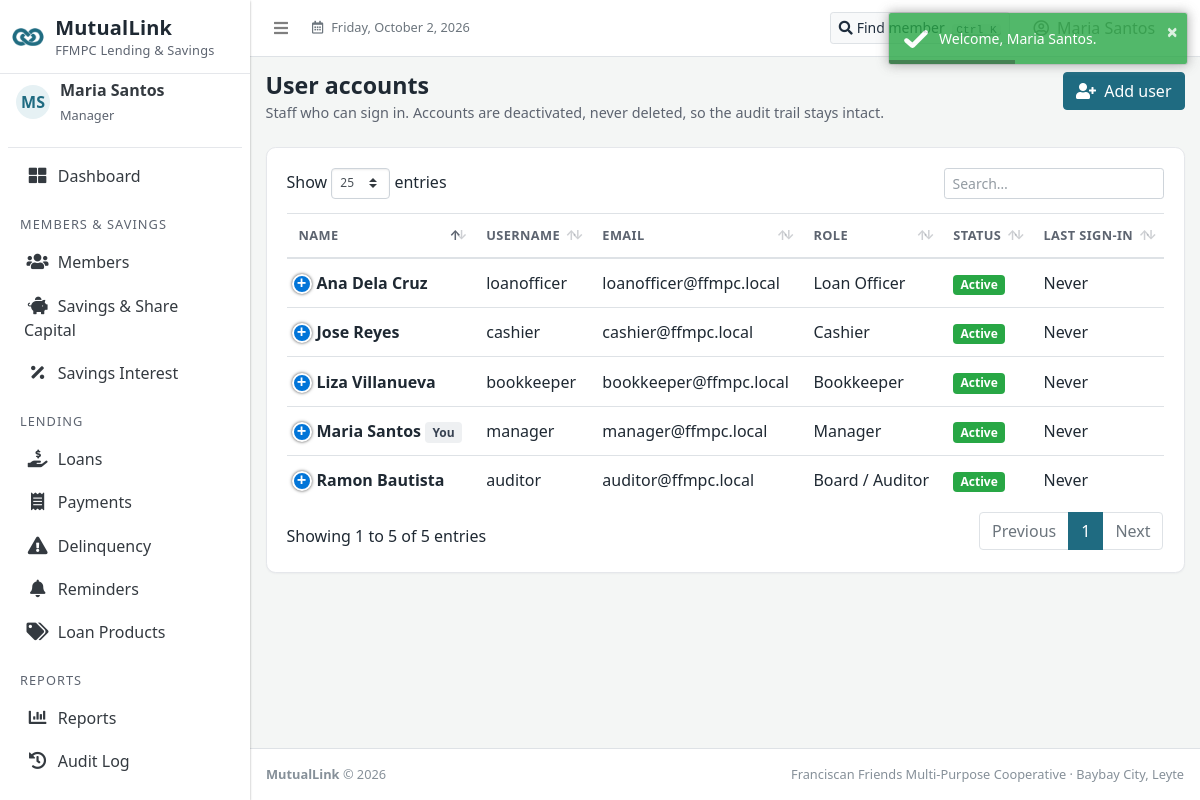
Page /dashboard.php?page=users (signed in) on the committed database.
### tables this page shows
CREATE TABLE users (
  user_id        INT UNSIGNED NOT NULL AUTO_INCREMENT,
  username       VARCHAR(50)  NOT NULL,
  email          VARCHAR(150) NOT NULL,
  password_hash  VARCHAR(255) NOT NULL,
  full_name      VARCHAR(150) NOT NULL,
  role           ENUM('manager','cashier','loan_officer','bookkeeper','auditor') NOT NULL,
  status         ENUM('active','inactive') NOT NULL DEFAULT 'active',
  last_login     DATETIME NULL,
  created_by     INT UNSIGNED NULL,
  created_at     DATETIME NOT NULL DEFAULT CURRENT_TIMESTAMP,
  updated_by     INT UNSIGNED NULL,
  updated_at     DATETIME NULL ON UPDATE CURRENT_TIMESTAMP,
  PRIMARY KEY (user_id),
  UNIQUE KEY uq_users_username (username),
  UNIQUE KEY uq_users_email (email),
  KEY idx_users_created_by (created_by),
  KEY idx_users_updated_by (updated_by),
  CONSTRAINT fk_users_created_by FOREIGN KEY (created_by) REFERENCES users (user_id),
  CONSTRAINT fk_users_updated_by FOREIGN KEY (updated_by) REFERENCES users (user_id)
);

### config/rbac.php (called while the page is built, shortened)
<?php
function can(string $module, string $action = 'view'): bool
{
    $role = $_SESSION['role'] ?? null;
    return $role !== null && in_array($role, RBAC[$module][$action] ?? [], true);
}
function current_user_id(): int
{
    return (int) ($_SESSION['user_id'] ?? 0);
}

### config/db.php (called while the page is built, shortened)
<?php
function db(): PDO
{
    static $pdo = null;
    if ($pdo instanceof PDO) {
        return $pdo;
    }
    $dsn = 'mysql:host=' . DB_HOST . ';port=' . DB_PORT . ';dbname=' . DB_NAME . ';charset=utf8mb4';
    $options = [
        PDO::ATTR_ERRMODE            => PDO::ERRMODE_EXCEPTION,
        PDO::ATTR_DEFAULT_FETCH_MODE => PDO::FETCH_ASSOC,
        PDO::ATTR_EMULATE_PREPARES   => false,
    ];
    try {
        $pdo = new PDO($dsn, DB_USER, DB_PASS, $options);
    } catch (PDOException $e) {
        error_log('MutualLink DB connection failed: ' . $e->getMessage());
        http_response_code(500);
        exit('The system cannot reach the database right now. Please contact the administrator.');
    }
    return $pdo;
}

### views/users.php (the view, shortened to what this page needs)
<?php
if (can('users', 'create')) {
    $headerActions = '<a href="dashboard.php?page=user_form" class="btn btn-primary"><i class="fas fa-user-plus mr-1"></i> Add user</a>';
}
$users = db()->query(
    'SELECT user_id, username, email, full_name, role, status, last_login FROM users ORDER BY status, full_name'
)->fetchAll();
?>
<div class="card">
  <div class="card-body">
    <table class="table table-hover js-datatable" data-order='[[0,"asc"]]'>
      <thead>
        <tr><th>Name</th><th>Username</th><th>Email</th><th>Role</th><th>Status</th><th>Last sign-in</th><th class="no-sort text-right">Actions</th></tr>
      </thead>
      <tbody>
      <?php foreach ($users as $u): ?>
        <tr>
          <td class="font-weight-bold"><?= e($u['full_name']) ?><?= (int) $u['user_id'] === current_user_id() ? ' <span class="badge badge-light">You</span>' : '' ?></td>
          <td><?= e($u['username']) ?></td>
          <td><?= e($u['email']) ?></td>
          <td><?= e(ROLES[$u['role']] ?? $u['role']) ?></td>
          <td><?= badge($u['status']) ?></td>
          <td data-order="<?= e($u['last_login'] ?? '') ?>"><?= e($u['last_login'] ? fmt_date($u['last_login'], 'M d, Y g:i A') : 'Never') ?></td>
        </tr>
      <?php endforeach; ?>
      </tbody>
    </table>
  </div>
</div>

### config/helpers.php (shortened to what this page needs)
<?php
function e(mixed $value): string
{
    return htmlspecialchars((string) ($value ?? ''), ENT_QUOTES, 'UTF-8');
}
function label(?string $value): string
{
    return str_replace('Cbu', 'CBU', ucwords(str_replace('_', ' ', (string) $value)));
}
function badge(?string $status): string
{
    $map = [
        'active' => 'success', 'inactive' => 'secondary', 'closed' => 'secondary', 'applicant' => 'warning',
        'pending' => 'warning', 'approved' => 'info', 'rejected' => 'danger', 'released' => 'primary',
        'paid' => 'success', 'cancelled' => 'secondary', 'unpaid' => 'light', 'partial' => 'warning',
        'posted' => 'success', 'void' => 'danger', 'sent' => 'success', 'failed' => 'danger',
        'deposit' => 'success', 'withdrawal' => 'warning', 'reversal' => 'danger', 'interest' => 'info',
        'upcoming' => 'info', 'overdue' => 'danger',
    ];
    $class = $map[$status] ?? 'secondary';
    return '<span class="badge badge-' . $class . '">' . e(label($status)) . '</span>';
}

### rows in the picture
users: full_name "Ana Dela Cruz", username "loanofficer", email "loanofficer@ffmpc.local", role "Loan Officer", status "Active", last_login "Never"
users: full_name "Jose Reyes", username "cashier", email "cashier@ffmpc.local", role "Cashier", status "Active", last_login "Never"
users: full_name "Liza Villanueva", username "bookkeeper", email "bookkeeper@ffmpc.local", role "Bookkeeper", status "Active", last_login "Never"
users: full_name "Maria Santos", shows "You", username "manager", email "manager@ffmpc.local", role "Manager", status "Active", last_login "Never"
users: full_name "Ramon Bautista", username "auditor", email "auditor@ffmpc.local", role "Board / Auditor", status "Active", last_login "Never"

### other values in the picture
$initials "MS"
$_SESSION['full_name'] "Maria Santos"
ROLES[$_SESSION['role']] "Manager"
$text "Dashboard"
$group['header'] "MEMBERS & SAVINGS"
$text "Members"
$text "Savings & Share Capital"
$text "Savings Interest"
$group['header'] "LENDING"
$text "Loans"
$text "Payments"
$text "Delinquency"
$text "Reminders"
$text "Loan Products"
$group['header'] "REPORTS"
